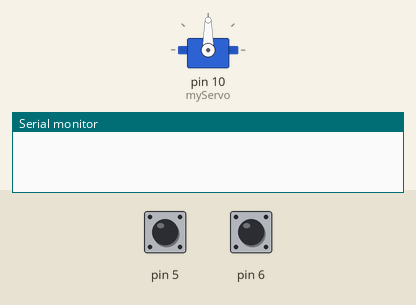
Simulated run of this sketch. Board: Arduino Uno, built with avr-gcc and run on an emulated ATmega328P. Parts: servo, the last lines printed to the serial monitor. The inputs (shaded band) are chosen by the test bench; at power-on: pin 5 HIGH, pin 6 HIGH.

Above: at 1.2 s.
1.3 s: pin 5 pulled LOW for 0.15 s
At 2.1 s:
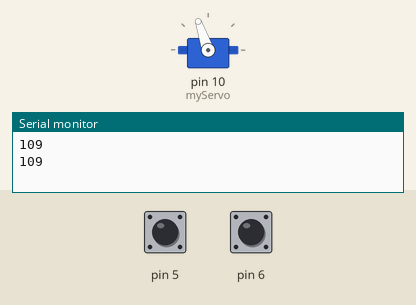
2.9 s: pin 6 pulled LOW for 0.15 s
At 3.3 s:
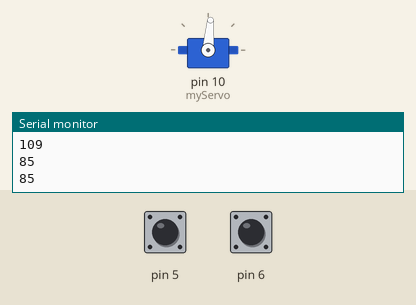
4.5 s: pin 5 pulled LOW for 1 s
At 5.7 s:
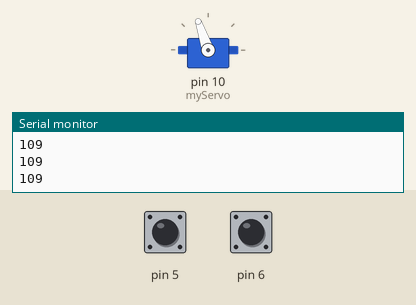
7.0 s: pin 6 pulled LOW for 1 s
At 7.7 s:
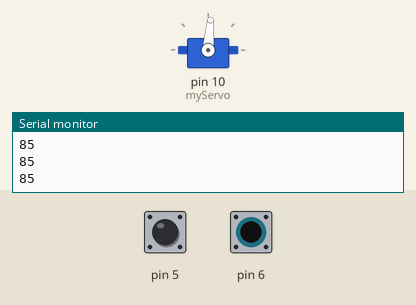
Timing chart, 0 to 10.0 s (numbered marks = the images above; inputs shaded):
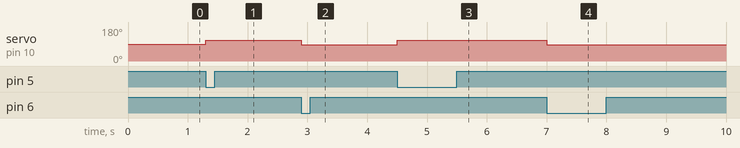

The sketch:

Servo_switch.ino
```cpp
/*
  PLA-RAILS-POINT-Servo-programs
  5pin-SW  10pin-Servo data

*/
#include <Servo.h>
Servo myServo;

void setup(){
  myServo.attach(10, 500, 2400);           //10pin servo Data//
  myServo.write(90);                       //origine--center return//
  pinMode(5,INPUT_PULLUP);                 //5pin SW 5-GND connect//
  pinMode(6,INPUT_PULLUP);
  Serial.begin(9600);
}
void loop(){

  int Push_A = digitalRead(5);
  int Push_B = digitalRead(6);

        if ( Push_A ==  LOW ){
          myServo.write( 109 );
          Serial.println("109");
        }

        if ( Push_B ==  LOW ){
          myServo.write( 85 );
          Serial.println("85");
        }

  delay(100);
}//loop end
```

Measured:
- after the input at 1.3 s, servo on pin 10 (myServo): 90° → 109° at once
- after the input at 2.9 s, servo on pin 10 (myServo): 109° → 85° at once
- after the input at 4.5 s, servo on pin 10 (myServo): 85° → 109° at once
- after the input at 7.0 s, servo on pin 10 (myServo): 109° → 85° at once
